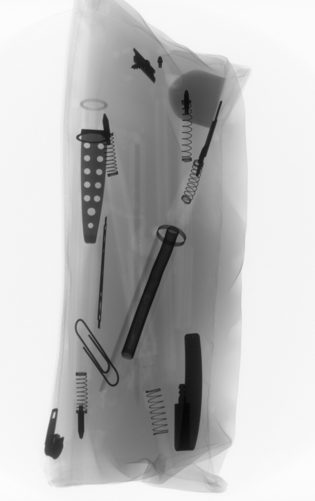
%> input picture Balu/ImagesAndData/X1.png, 315 x 501 px
$ octave test.m   (GNU Octave 9; MATLAB toolbox functions it lacks are replaced by stand-ins)
%> lines starting %> are read from the running program, lines starting %| are printed output that depends on the picture
clt
%> (this line was passed over: clt is not available in this run)
I = imread('X1.png');
%> I is the input picture: size 501x315 uint8; min 5, max 253, mean 189.3
ix = 315:394; jx=60:139;
m1 = [mean(ix) mean(jx) 1]';
Iq = I(ix,jx);
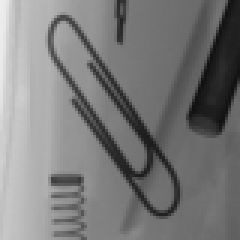
%> Iq: size 80x80 uint8 (shown 3 times larger); min 16, max 238, mean 122.3
It = imread('X2.png');
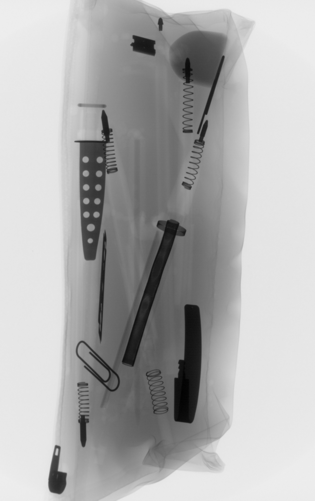
%> input picture Balu/ImagesAndData/X2.png, 315 x 501 px
%> It is the input picture: size 501x315 uint8; min 2, max 238, mean 175.7
figure(1);
imshow(I,[]);
title('Query image: blue box')
hold on;
plot(m1(2),m1(1),'rx')
plot([min(jx) min(jx) max(jx) max(jx) min(jx)],[max(ix) min(ix) min(ix) max(ix) max(ix)])
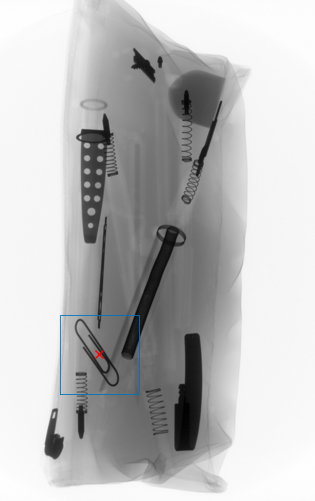
%> figure redrawn from the program's plot data; its title reads 'Query image: blue box'
figure(2);
imshow(It,[]);
title('Target image')
enterpause
%> (this line was passed over: enterpause is not available in this run)
disp('Searching matching region without epiolar restriction...')
op.q=80; op.d=5; op.show=1;op.nkp=3;op.fast=0;
%> (the run ends here)
